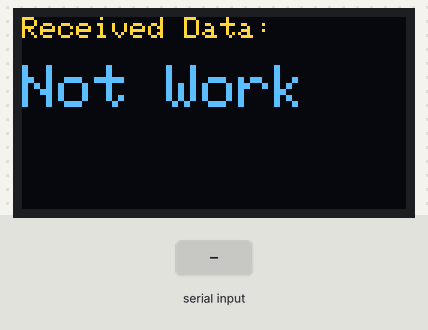
The sketch below on a simulated Arduino Uno, built with avr-gcc and run on an emulated ATmega328P. On the bench: 128×64 one-colour display. The inputs (shaded band) are chosen by the test bench. The OLED is the two-colour kind (top 16 rows yellow); the display library's start-up logo is not drawn; what the sketch prints to the serial monitor is not drawn.

Above: at 2.2 s.
2.3 s: "1" received over the second serial link
At 2.46 s:
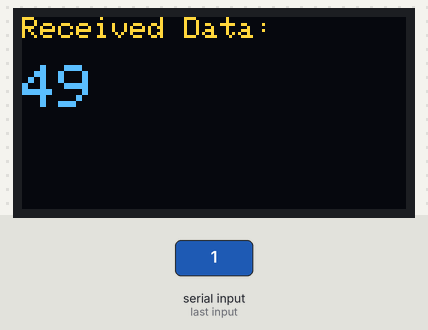
4.0 s: "0" received over the second serial link
At 4.13 s:
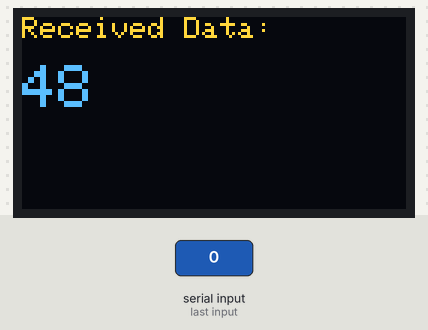
5.7 s: "2" received over the second serial link
At 5.81 s:
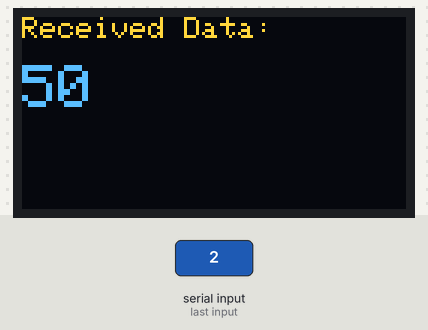
Timing chart, 0 to 8.7 s (numbered marks = the images above; inputs shaded):
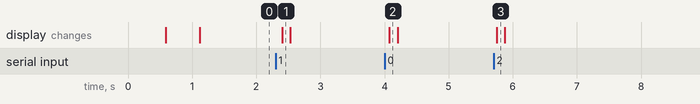

Measured:
- after the input at 2.3 s, the display: changes after 0.10 s (image 1)
- after the input at 4.0 s, the display: changes after 0.07 s (image 2)
- after the input at 5.7 s, the display: changes after 0.05 s (image 3)

The sketch:

hc-12-reciever.ino
```cpp
#include <SPI.h>
#include <Wire.h>
#include <Adafruit_GFX.h>
#include <Adafruit_SSD1306.h>
#include <SoftwareSerial.h>

#define RX_PIN 2 // => TXD
#define TX_PIN 3 // => RXD

SoftwareSerial HC12(RX_PIN, TX_PIN);

// SDA A4
// SCL A5
#define SCREEN_WIDTH 128
#define SCREEN_HEIGHT 64

#define OLED_RESET -1
#define SCREEN_ADDRESS 0x3C
Adafruit_SSD1306 display(SCREEN_WIDTH, SCREEN_HEIGHT, &Wire, OLED_RESET);


void setup() {
  Serial.begin(9600);
  HC12.begin(9600);
  Serial.println("Start...");

  if (!display.begin(SSD1306_SWITCHCAPVCC, SCREEN_ADDRESS)) {
    Serial.println(F("SSD1306 allocation failed"));
  }

  display.display();
  delay(500);
  display.clearDisplay();
  display.setTextSize(1);
  display.setTextColor(SSD1306_WHITE);
  display.setCursor(0, 0);
  display.println(F("HC-12 Receiver Ready"));
  display.display();
  delay(500);
}

// String message = "";
void loop() {
  display.clearDisplay();
  display.setTextSize(1);
  display.setTextColor(SSD1306_WHITE);
  display.setCursor(0, 0);
  display.println(F("Received Data:"));
  display.setTextSize(2);
  display.setCursor(0, 16);
  if (HC12.available()) {
    int a = HC12.read();
    display.println(a);
  } else {
    display.println("Not Work");
  }

  display.display();
  delay(100);
}
```
